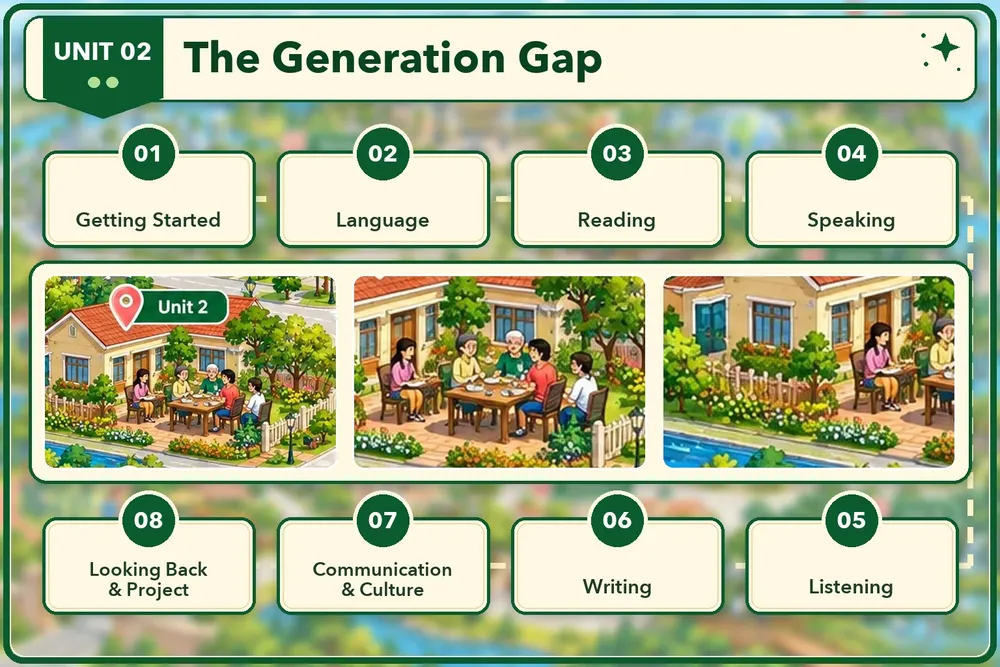
#> input picture grade11/assets/unit02-map.webp, 1000 x 667 px, shrunk from 1536 x 1024 before the run, found by its file name
$ python measure-map.py assets/unit02-map.webp
#> lines starting #> are read from the running program, lines starting #| are printed output that depends on the picture; after the words box and inside, x2 and y2 are one past the last pixel; in counts of white or black regions, pixels touching at a corner belong together
#!/usr/bin/env python3
"""
measure-map.py — đo toạ độ vùng bấm trên bản đồ unit của Global Success 11.

Vì sao có tệp này: vùng bấm phải trùng khít thẻ tên vẽ sẵn trong ảnh. Ước lượng
bằng mắt đã sai một lần (vùng bấm rộng gần gấp đôi thẻ tên), nên mọi toạ độ
trong module đều phải đo bằng máy. Xem README.md

Cách chạy:
    python tools/measure-map.py assets/unit02-map.webp
    python tools/measure-map.py assets/unit02-map.webp --check check.png

In ra 8 dòng `--x/--y/--w/--h` dán thẳng vào `unitNN/index.html`.
`--check` xuất thêm một ảnh có vẽ khung hồng để soi bằng mắt trước khi dán.

Cách đo:
  1. Dò huy hiệu số — hình TRÒN đậm màu ở góc trên–trái mỗi thẻ. Lọc theo tỉ lệ
     ~1:1 và độ đặc để loại cây cối, áo nhân vật cùng màu.
  2. Từ mỗi huy hiệu, lan vùng sáng của thân thẻ, chặn trong một cửa sổ quanh
     huy hiệu để không rò sang lối đi / sàn nhà cùng tông.
  3. Hợp hai hộp lại, nới 5–6px cho khỏi hụt mép.

Mặt nạ không khoá theo màu — Unit 4 dùng huy hiệu nhiều màu trong cùng một
trang. Script tự thử có/không cắt đuôi chỉ dẫn và giữ cách nào ra đủ 8 thẻ.

Thẻ nào bị nhân vật che thì bước 2 có thể rò hoặc cụt. Luôn xuất --check và
nhìn trước khi dán; thẻ nào lệch thì sửa tay riêng thẻ đó.

Chỉ dùng lúc dựng bài. KHÔNG phải một phần của trang chạy — trang là HTML/CSS/JS
tĩnh, không có bước build.
"""

import sys
from collections import deque

try:
    import numpy as np
    from PIL import Image, ImageDraw
except ImportError:
    sys.exit('Cần: pip install pillow numpy')


# Một mặt nạ dùng chung cho mọi unit — KHÔNG khoá theo màu.
#
# Bản đầu dò huy hiệu theo màu (xanh lục cho Unit 1–2, tím cho Unit 3). Hỏng ở
# Unit 4: bản đồ đó dùng huy hiệu nhiều màu trong cùng một trang — 06 đỏ, 01 xanh
# lam, còn lại xanh lục. Khoá theo màu là mỗi unit một luật, không bền.
#
# Cách hiện tại: huy hiệu = HÌNH TRÒN ĐẬM bất kỳ màu gì; thân thẻ = MẢNG SÁNG ít
# bão hoà. Mặt nạ lỏng nên bắt thừa, nhưng phép thử "có thân thẻ kề bên" lọc sạch:
# vật tròn đậm nào không có thẻ đi kèm thì bị bỏ.

def badge_mask(R, G, B):
    """Hình tròn đậm, màu gì cũng được."""
    mx = np.maximum(np.maximum(R, G), B)
    mn = np.minimum(np.minimum(R, G), B)
    return (mx < 205) & (((mx - mn) > 38) | (mx < 115))


def plate_mask(R, G, B):
    """Thân thẻ: sáng và ít bão hoà — kem hay trắng đều lọt."""
    mx = np.maximum(np.maximum(R, G), B)
    mn = np.minimum(np.minimum(R, G), B)
    return (mn >= 170) & ((mx - mn) <= 95)


def components(mask, H, W, minpix):
    seen = np.zeros((H, W), bool)
    out = []
    ys, xs = np.nonzero(mask)
    for y0, x0 in zip(ys, xs):
        if seen[y0, x0]:
            continue
        q = deque([(y0, x0)])
        seen[y0, x0] = True
        mnx = mxx = x0
        mny = mxy = y0
        n = 0
        while q:
            y, x = q.popleft()
            n += 1
            mnx = min(mnx, x); mxx = max(mxx, x)
            mny = min(mny, y); mxy = max(mxy, y)
            for dy, dx in ((1, 0), (-1, 0), (0, 1), (0, -1)):
                ny, nx = y + dy, x + dx
                if 0 <= ny < H and 0 <= nx < W and not seen[ny, nx] and mask[ny, nx]:
                    seen[ny, nx] = True
                    q.append((ny, nx))
        if n >= minpix:
            out.append((mnx, mny, mxx, mxy, n))
    return out


def find_badges(mask, H, W):
    found = []
    for x0, y0, x1, y1, n in components(mask, H, W, 600):
        w, h = x1 - x0 + 1, y1 - y0 + 1
        if not (40 <= w <= 85 and 40 <= h <= 85):
            continue
        if not (0.80 <= w / h <= 1.30):
            continue
        if n / (w * h) < 0.52:
            continue
        found.append((x0, y0, x1, y1))
    return found


# [31 lines left out: function trim_tail, not called in this run]


def plate_box(plate, badge, H, W, trim=False):
    bx0, by0, bx1, by1 = badge
    # Cửa sổ phải cắt theo mép ảnh: thẻ sát mép phải làm vùng lan chạy quá biên
    # và ném IndexError.
    wx0, wy0 = max(0, bx0 - 45), max(0, by0 - 28)
    wx1, wy1 = min(W - 1, bx0 + 340), min(H - 1, by1 + 200)
    best = None
    seeds = [(by1 + 16, bx1 + 14), (by1 + 26, bx1 + 34), ((by0 + by1) // 2, bx1 + 20),
             (by1 + 10, bx0 + 18), (by1 + 40, bx1 + 60), (by1 + 55, bx0 + 40)]
    for sy, sx in seeds:
        if not (0 <= sy < H and 0 <= sx < W) or not plate[sy, sx]:
            continue
        local = {(sy, sx)}
        q = deque([(sy, sx)])
        while q:
            y, x = q.popleft()
            for dy, dx in ((1, 0), (-1, 0), (0, 1), (0, -1)):
                ny, nx = y + dy, x + dx
                if (wy0 <= ny <= wy1 and wx0 <= nx <= wx1
                        and (ny, nx) not in local and plate[ny, nx]):
                    local.add((ny, nx))
                    q.append((ny, nx))

        if trim:
            got = trim_tail(local, (by0 + by1) // 2)
            if got is None:
                continue
        else:
            xs = [x for _, x in local]; ys = [y for y, _ in local]
            got = (min(xs), min(ys), max(xs), max(ys), len(local))
        mnx, mny, mxx, mxy, n = got
        w, h = mxx - mnx + 1, mxy - mny + 1
        if 85 <= w <= 440 and 42 <= h <= 210:
            if best is None or n > best[4]:
                best = got
    return best


# ---------------------------------------------------------------------------
# CHẾ ĐỘ MỒI — dùng khi dò tự động không ra đủ 8 thẻ
# ---------------------------------------------------------------------------
# Bảy bản đồ Unit 4–10 không cùng một khuôn: có bản huy hiệu đè góc trên–trái,
# có bản là giọt ghim nằm hẳn phía trên thẻ; màu huy hiệu đổi cả trong cùng một
# trang; có bản còn kèm thẻ trang trí ở chân trang trông y hệt thẻ tiết.
# Không có bộ ngưỡng nào phủ hết. Nên: NGƯỜI chỉ chỗ, MÁY đo mép.
#
#   python tools/measure-map.py assets/unit10-map.webp #          --seeds "195,435; 305,590; 668,565; ..." --check chk.png
#
# Mỗi mồi là một điểm nằm trong thân thẻ (chạm vào chữ cũng được — phép quét
# chịu được khoảng đứt tới 8px). Thứ tự mồi là thứ tự in ra.

# Khoảng đứt cho phép khi quét mép thẻ. 9px đủ để băng qua chữ bên trong thẻ.
# Nhưng bản đồ nào xếp 8 thẻ liền một hàng (Unit 7–9) thì khe giữa hai thẻ chỉ
# ~15px — để 9 là các thẻ dính vào nhau thành một hộp dài 569px. Dùng --gap 3
# cho những bản đồ đó.
GAP = 9


# [78 lines left out: functions scan, box_from_seed, not called in this run]


def main():
    if len(sys.argv) < 2:
        sys.exit(__doc__)
    path = sys.argv[1]
    check = None
    if '--check' in sys.argv:
        check = sys.argv[sys.argv.index('--check') + 1]

    im = Image.open(path).convert('RGB')
#> im is the input picture: PIL image 1000x667 RGB; mean R, G, B 170.2, 180.6, 145.7
    W, H = im.size
    a = np.asarray(im).astype(np.int16)
    R, G, B = a[:, :, 0], a[:, :, 1], a[:, :, 2]
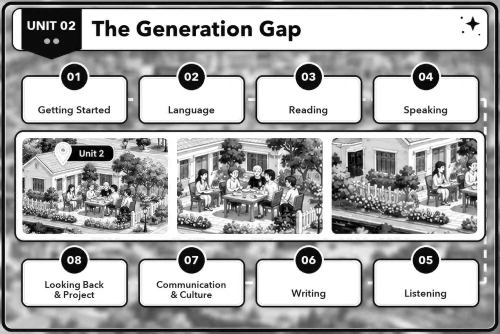
#> R: shape (667, 1000) int16 (shown at 1/2 size); min 0, max 255, mean 170.2
    print(f'# {path}  {W}x{H}', file=sys.stderr)

    plate = plate_mask(R, G, B)
#> in plate_mask, `mx = np.maximum(np.maximum(R, G), B)`:
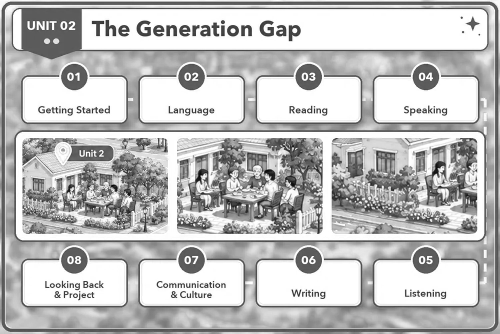
#> mx: shape (667, 1000) int16 (shown at 1/2 size); min 0, max 255, mean 189.3
#> in plate_mask, `mn = np.minimum(np.minimum(R, G), B)`:
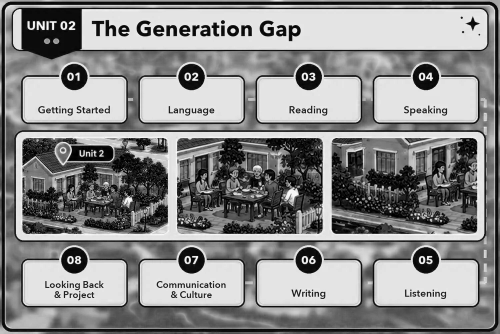
#> mn: shape (667, 1000) int16 (shown at 1/2 size); min 0, max 255, mean 138
#> in plate_mask, `return (mn >= 170) & ((mx - mn) <= 95)`:
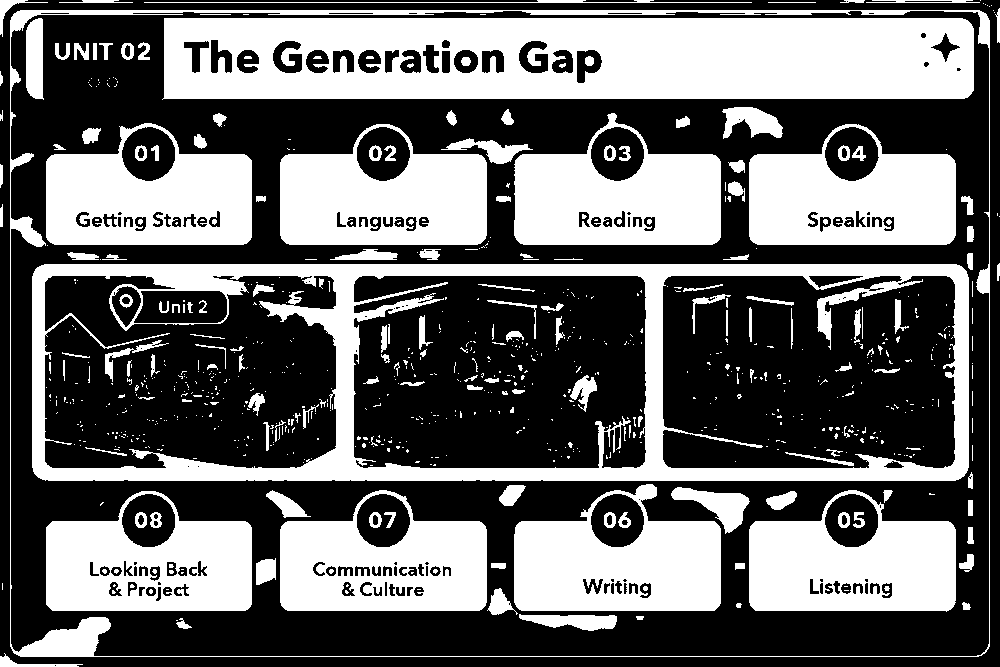
#> returned value: shape (667, 1000) bool; 41.2% white; 790 white regions (610 under 20 px), largest, box (x1, y1, x2, y2) and area: (162, 18, 974, 100) 58953, (32, 264, 969, 481) 44246, (514, 484, 721, 611) 17616

    if '--gap' in sys.argv:
        globals()['GAP'] = int(sys.argv[sys.argv.index('--gap') + 1])

    if '--seeds' in sys.argv:
        raw = sys.argv[sys.argv.index('--seeds') + 1]
        dark = badge_mask(R, G, B)
        badges = find_badges(dark, H, W)
        print(f'# tìm được {len(badges)} đĩa tròn để ghép vào thẻ', file=sys.stderr)
        pts = [tuple(int(v) for v in q.split(',')) for q in raw.split(';') if q.strip()]
        boxes = []
        for k, (sx, sy) in enumerate(pts, start=1):
            b = box_from_seed(plate, badges, dark, sx, sy, H, W)
            if b is None:
                print(f'# ⚠ mồi #{k} ({sx},{sy}) không rơi vào thân thẻ', file=sys.stderr)
                continue
            boxes.append(b)
        print(f'# chế độ mồi: {len(pts)} mồi → {len(boxes)} thẻ', file=sys.stderr)
        emit(boxes, W, H, im, check)
        return

    badges = find_badges(badge_mask(R, G, B), H, W)
#> in badge_mask, `return (mx < 205) & (((mx - mn) > 38) | (mx < 115))`:
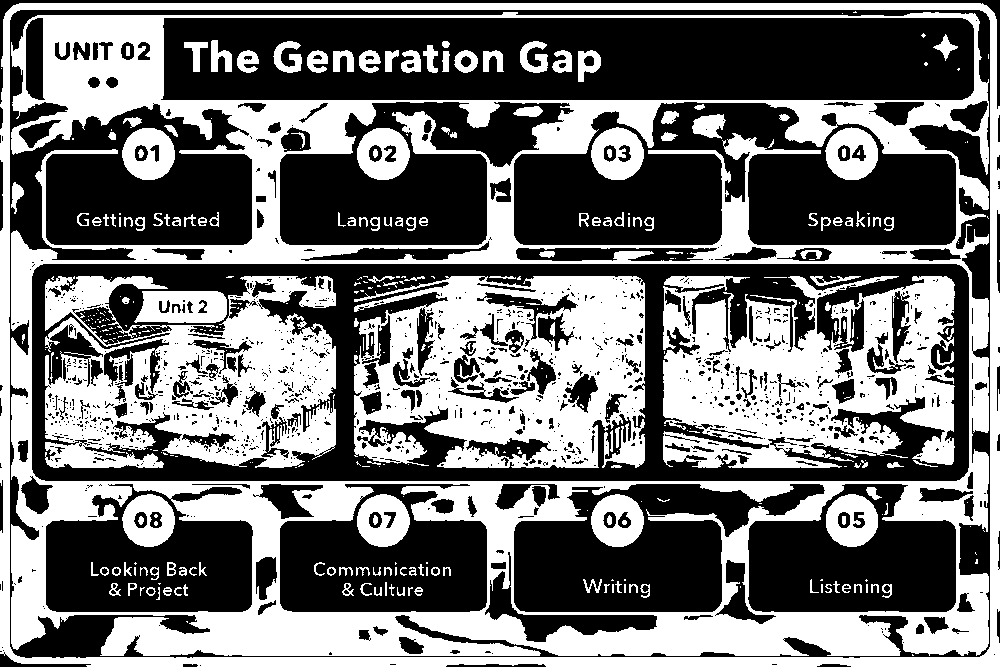
#> returned value: shape (667, 1000) bool; 44.5% white; 416 white regions (246 under 20 px), largest, box (x1, y1, x2, y2) and area: (11, 12, 989, 656) 128662, (354, 276, 645, 468) 37861, (663, 276, 955, 468) 36714
#> in find_badges, `found = []`: found = []
#> the loop in find_badges, `for x0, y0, x1, y1, n in components(mask, H, W, 600):` made 14 passes
#> (x0, y0, x1, y1, n, w, h) on passes 1 to 8: (0, 3, 999, 666, 27452, 1000, 664), (11, 12, 988, 655, 128627, 978, 644), (591, 127, 643, 179, 1895, 53, 53), (825, 127, 877, 179, 1881, 53, 53), (122, 128, 174, 179, 1927, 53, 52), (357, 128, 409, 179, 1889, 53, 52), (45, 276, 335, 467, 33786, 291, 192), (354, 276, 644, 467, 37679, 291, 192)
#> after the loop in find_badges, `for x0, y0, x1, y1, n in components(mask, H, W, 600):`: found = [(591, 127, 643, 179), (825, 127, 877, 179), (122, 128, 174, 179), (357, 128, 409, 179), (122, 494, 174, 546), (357, 494, 409, 546), (591, 494, 643, 546), (826, 494, 877, 546)]
#> badges has the same summary as found in find_badges

    # Cắt đuôi chỉ dẫn: chỉ vài unit có nét cong nối thẻ xuống nhân vật (Unit 3).
    # Bật nhầm ở unit không có đuôi thì thẻ hai dòng bị loại — nên thử cả hai và
    # giữ cách nào ra đủ 8 thẻ.
    boxes, used = [], None
    for trim in (False, True):
        got = []
        for b in badges:
            pb = plate_box(plate, b, H, W, trim)
            if pb is None:
                continue
            x0 = min(b[0], pb[0]); y0 = min(b[1], pb[1])
            x1 = max(b[2], pb[2]); y1 = max(b[3], pb[3])
            got.append((max(0, x0 - 6), max(0, y0 - 6),
                        min(W - 1, x1 + 6), min(H - 1, y1 + 6)))
        print(f'#   cắt đuôi={trim}: {len(badges)} ứng viên → {len(got)} thẻ',
              file=sys.stderr)
        if len(got) > len(boxes):
            boxes, used = got, trim
        if len(got) == 8:
            break
#> after the loop, boxes = [(540, 107, 726, 250), (774, 118, 961, 250), (71, 117, 257, 250), (306, 118, 492, 250), (71, 485, 257, 616), (306, 484, 492, 616), (540, 478, 726, 616), (775, 484, 961, 617)]; used = False
    print(f'# dùng: cắt đuôi={used}', file=sys.stderr)

    emit(boxes, W, H, im, check, sort=True)


def emit(boxes, W, H, im, check, sort=False):
#> called with W = 1000, H = 667, sort = True
    if sort:
        # thứ tự đọc: trên→dưới, trái→phải. Số tiết ĐỌC TỪ ẢNH, không suy từ
        # thứ tự này — bố cục mỗi unit mỗi khác.
        boxes = sorted(boxes, key=lambda r: (r[1], r[0]))
#> boxes = [(540, 107, 726, 250), (71, 117, 257, 250), (306, 118, 492, 250), (774, 118, 961, 250), (540, 478, 726, 616), (306, 484, 492, 616), (775, 484, 961, 617), (71, 485, 257, 616)]
    print(f'# đo được {len(boxes)} thẻ tiết' + ('' if len(boxes) == 8
          else '  ⚠ KHÔNG ĐỦ 8 — soi ảnh --check'), file=sys.stderr)

    for x0, y0, x1, y1 in boxes:
        print(f'style="--x:{x0/W*100:.2f}%; --y:{y0/H*100:.2f}%; '
              f'--w:{(x1-x0+1)/W*100:.2f}%; --h:{(y1-y0+1)/H*100:.2f}%"'
              f'   <!-- px {x0},{y0} {x1-x0+1}x{y1-y0+1} -->')
#> this loop made 8 passes
#> (printed output is left out)

    if check:
        im2 = im.copy()
        d = ImageDraw.Draw(im2)
        for i, (x0, y0, x1, y1) in enumerate(boxes, start=1):
            d.rectangle([x0, y0, x1, y1], outline=(255, 0, 255), width=4)
            d.text((x0 + 8, y0 + 6), str(i), fill=(255, 0, 255))
        im2.save(check)
        print(f'# ảnh soi: {check}', file=sys.stderr)


if __name__ == '__main__':
    main()

$ run again, with grade11/assets/unit01-map.webp copied over grade11/assets/unit02-map.webp
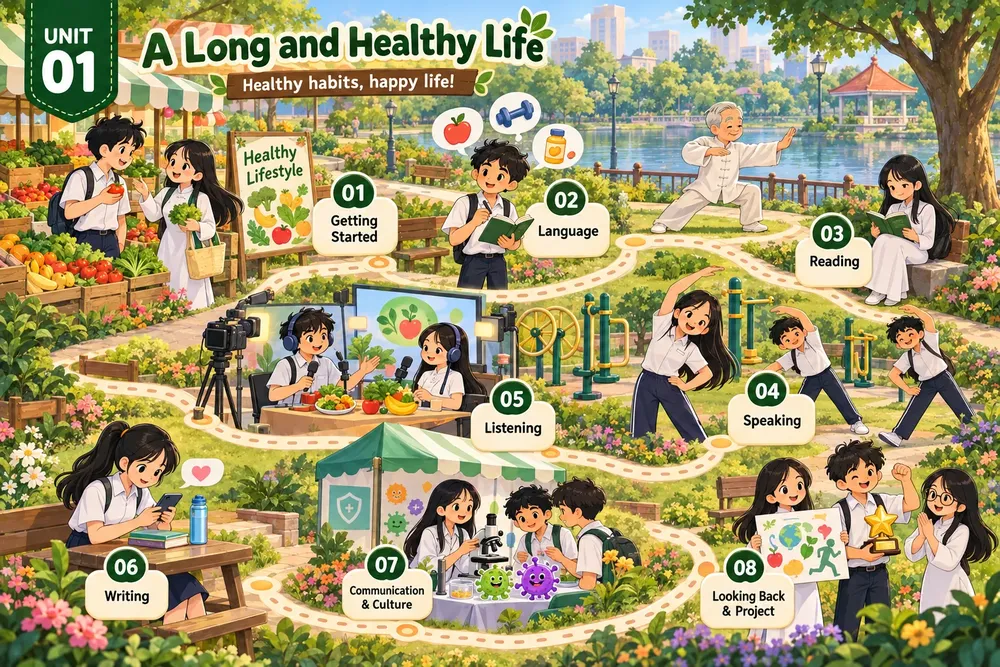
#> input picture grade11/assets/unit01-map.webp, 1000 x 667 px, shrunk from 1536 x 1024 before the run, found by its file name
#> in main, im is the input picture: PIL image 1000x667 RGB; mean R, G, B 161, 151.6, 109.4
#> in plate_mask, `return (mn >= 170) & ((mx - mn) <= 95)`:
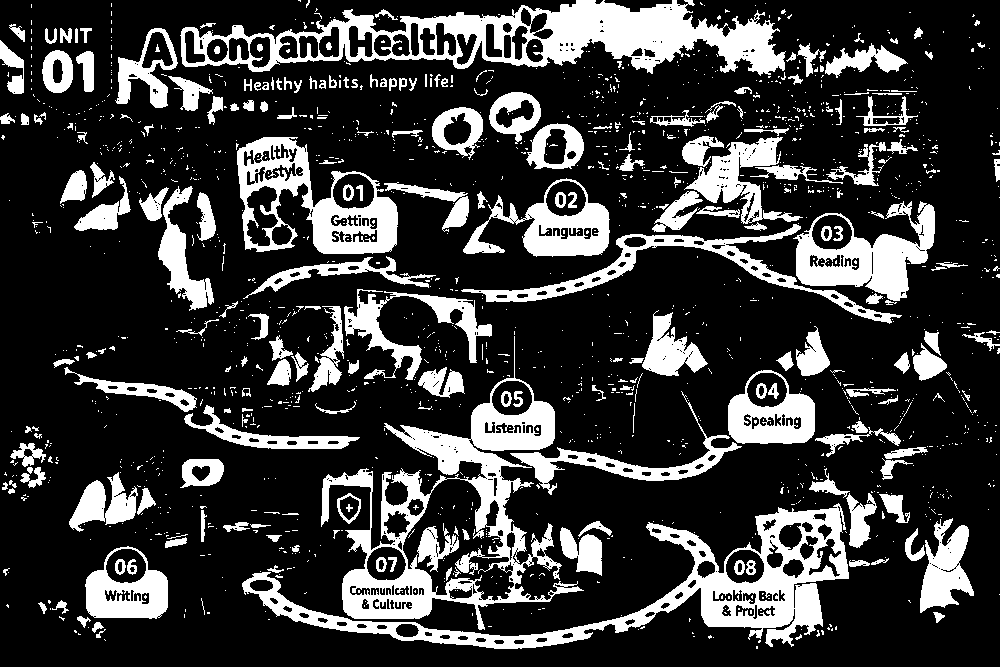
#> returned value: shape (667, 1000) bool; 22.6% white; 1622 white regions (1384 under 20 px), largest, box (x1, y1, x2, y2) and area: (180, 0, 786, 76) 18241, (321, 336, 584, 630) 17330, (242, 503, 849, 649) 16160
#> in badge_mask, `return (mx < 205) & (((mx - mn) > 38) | (mx < 115))`:
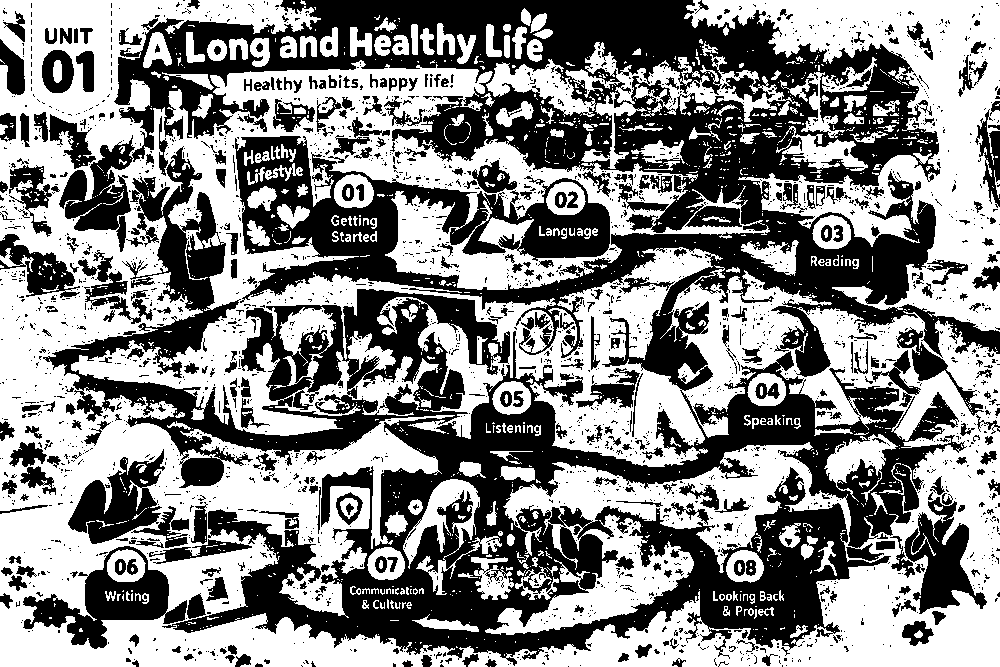
#> returned value: shape (667, 1000) bool; 53.3% white; 2553 black regions (2194 under 20 px), largest, box (x1, y1, x2, y2) and area: (43, 0, 1000, 666) 245794, (23, 546, 187, 649) 5950, (68, 449, 165, 544) 4442
#> found = []
#> the loop in find_badges, `for x0, y0, x1, y1, n in components(mask, H, W, 600):` made 27 passes
#> (x0, y0, x1, y1, n, w, h) on passes 1 to 8: (0, 0, 999, 666, 249256, 1000, 667), (684, 0, 999, 331, 36699, 316, 332), (585, 42, 647, 103, 983, 63, 62), (822, 57, 876, 92, 620, 55, 36), (486, 59, 594, 115, 2454, 109, 57), (648, 64, 785, 121, 2215, 138, 58), (801, 72, 844, 137, 731, 44, 66), (581, 92, 646, 168, 966, 66, 77)
